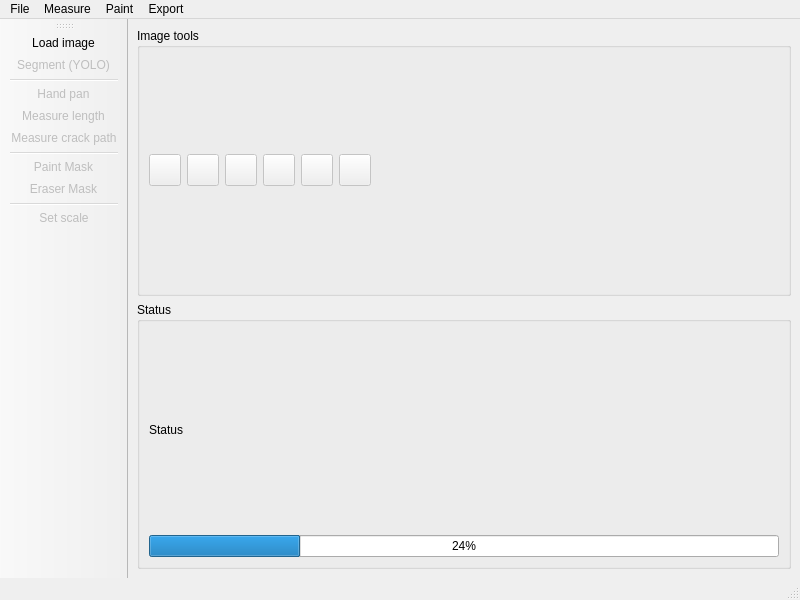
<?xml version="1.0" encoding="UTF-8"?>
<ui version="4.0">
 <class>MainWindow</class>
 <widget class="QMainWindow" name="MainWindow">
  <property name="geometry">
   <rect>
    <x>0</x>
    <y>0</y>
    <width>800</width>
    <height>600</height>
   </rect>
  </property>
  <property name="windowTitle">
   <string>MainWindow</string>
  </property>
  <widget class="QWidget" name="centralwidget">
   <layout class="QVBoxLayout" name="verticalLayout_2">
    <item>
     <layout class="QVBoxLayout" name="verticalLayout">
      <item>
       <widget class="QGroupBox" name="groupBox">
        <property name="title">
         <string>Image tools</string>
        </property>
        <layout class="QHBoxLayout" name="horizontalLayout_2">
         <item>
          <widget class="QPushButton" name="pushButton_show_image">
           <property name="enabled">
            <bool>false</bool>
           </property>
           <property name="minimumSize">
            <size>
             <width>32</width>
             <height>32</height>
            </size>
           </property>
           <property name="maximumSize">
            <size>
             <width>32</width>
             <height>32</height>
            </size>
           </property>
           <property name="toolTip">
            <string>Show/hide original image</string>
           </property>
           <property name="text">
            <string/>
           </property>
           <property name="checkable">
            <bool>true</bool>
           </property>
          </widget>
         </item>
         <item>
          <widget class="QPushButton" name="pushButton_show_mask">
           <property name="enabled">
            <bool>false</bool>
           </property>
           <property name="minimumSize">
            <size>
             <width>32</width>
             <height>32</height>
            </size>
           </property>
           <property name="maximumSize">
            <size>
             <width>32</width>
             <height>32</height>
            </size>
           </property>
           <property name="toolTip">
            <string>Show/hide segmentation masks</string>
           </property>
           <property name="text">
            <string/>
           </property>
           <property name="checkable">
            <bool>true</bool>
           </property>
          </widget>
         </item>
         <item>
          <widget class="QPushButton" name="pushButton_show_skel">
           <property name="enabled">
            <bool>false</bool>
           </property>
           <property name="minimumSize">
            <size>
             <width>32</width>
             <height>32</height>
            </size>
           </property>
           <property name="maximumSize">
            <size>
             <width>32</width>
             <height>32</height>
            </size>
           </property>
           <property name="toolTip">
            <string>Show/hide skeleton representation of cracks</string>
           </property>
           <property name="text">
            <string/>
           </property>
           <property name="checkable">
            <bool>true</bool>
           </property>
          </widget>
         </item>
         <item>
          <widget class="QPushButton" name="pushButton_show_linemeas">
           <property name="enabled">
            <bool>false</bool>
           </property>
           <property name="minimumSize">
            <size>
             <width>32</width>
             <height>32</height>
            </size>
           </property>
           <property name="maximumSize">
            <size>
             <width>32</width>
             <height>32</height>
            </size>
           </property>
           <property name="toolTip">
            <string>Show/hide all measurements</string>
           </property>
           <property name="text">
            <string/>
           </property>
           <property name="checkable">
            <bool>true</bool>
           </property>
          </widget>
         </item>
         <item>
          <widget class="QPushButton" name="pushButton_export">
           <property name="enabled">
            <bool>false</bool>
           </property>
           <property name="minimumSize">
            <size>
             <width>32</width>
             <height>32</height>
            </size>
           </property>
           <property name="maximumSize">
            <size>
             <width>32</width>
             <height>32</height>
            </size>
           </property>
           <property name="toolTip">
            <string>Save entire image</string>
           </property>
           <property name="text">
            <string/>
           </property>
          </widget>
         </item>
         <item>
          <widget class="QPushButton" name="pushButton_export_view">
           <property name="enabled">
            <bool>false</bool>
           </property>
           <property name="minimumSize">
            <size>
             <width>32</width>
             <height>32</height>
            </size>
           </property>
           <property name="maximumSize">
            <size>
             <width>32</width>
             <height>32</height>
            </size>
           </property>
           <property name="toolTip">
            <string>Export current view as image</string>
           </property>
           <property name="text">
            <string/>
           </property>
          </widget>
         </item>
         <item>
          <spacer name="horizontalSpacer">
           <property name="orientation">
            <enum>Qt::Horizontal</enum>
           </property>
           <property name="sizeHint" stdset="0">
            <size>
             <width>40</width>
             <height>20</height>
            </size>
           </property>
          </spacer>
         </item>
        </layout>
       </widget>
      </item>
     </layout>
    </item>
    <item>
     <widget class="QGroupBox" name="groupBox_3">
      <property name="title">
       <string>Status</string>
      </property>
      <layout class="QVBoxLayout" name="verticalLayout_3">
       <item>
        <widget class="QLabel" name="label_status">
         <property name="minimumSize">
          <size>
           <width>200</width>
           <height>0</height>
          </size>
         </property>
         <property name="maximumSize">
          <size>
           <width>1677777</width>
           <height>16777215</height>
          </size>
         </property>
         <property name="text">
          <string>Status</string>
         </property>
        </widget>
       </item>
       <item>
        <widget class="QProgressBar" name="progressBar">
         <property name="minimumSize">
          <size>
           <width>301</width>
           <height>0</height>
          </size>
         </property>
         <property name="maximumSize">
          <size>
           <width>16777215</width>
           <height>16777215</height>
          </size>
         </property>
         <property name="value">
          <number>24</number>
         </property>
        </widget>
       </item>
      </layout>
     </widget>
    </item>
   </layout>
  </widget>
  <widget class="QMenuBar" name="menubar">
   <property name="geometry">
    <rect>
     <x>0</x>
     <y>0</y>
     <width>800</width>
     <height>26</height>
    </rect>
   </property>
   <widget class="QMenu" name="menuFile">
    <property name="title">
     <string>File</string>
    </property>
    <addaction name="actionLoad_image"/>
   </widget>
   <widget class="QMenu" name="menuMeasure">
    <property name="title">
     <string>Measure</string>
    </property>
    <addaction name="actionMeasure"/>
    <addaction name="actionMeasure_path"/>
   </widget>
   <widget class="QMenu" name="menuPaint">
    <property name="title">
     <string>Paint</string>
    </property>
    <addaction name="actionPaint_mask"/>
    <addaction name="actionEraser_mask"/>
   </widget>
   <widget class="QMenu" name="menuExport">
    <property name="title">
     <string>Export</string>
    </property>
    <addaction name="actionExport_dxf"/>
    <addaction name="actionExport_as_annotation"/>
   </widget>
   <addaction name="menuFile"/>
   <addaction name="menuMeasure"/>
   <addaction name="menuPaint"/>
   <addaction name="menuExport"/>
  </widget>
  <widget class="QStatusBar" name="statusbar"/>
  <widget class="QToolBar" name="toolBar">
   <property name="windowTitle">
    <string>toolBar</string>
   </property>
   <property name="toolButtonStyle">
    <enum>Qt::ToolButtonTextUnderIcon</enum>
   </property>
   <attribute name="toolBarArea">
    <enum>LeftToolBarArea</enum>
   </attribute>
   <attribute name="toolBarBreak">
    <bool>false</bool>
   </attribute>
   <addaction name="actionLoad_image"/>
   <addaction name="actionSegment"/>
   <addaction name="separator"/>
   <addaction name="actionHand_selector"/>
   <addaction name="actionMeasure"/>
   <addaction name="actionMeasure_path"/>
   <addaction name="separator"/>
   <addaction name="actionPaint_mask"/>
   <addaction name="actionEraser_mask"/>
   <addaction name="separator"/>
   <addaction name="actionSet_scale"/>
  </widget>
  <action name="actionLoad_image">
   <property name="text">
    <string>Load image</string>
   </property>
  </action>
  <action name="actionSegment">
   <property name="enabled">
    <bool>false</bool>
   </property>
   <property name="text">
    <string>Segment (YOLO)</string>
   </property>
  </action>
  <action name="actionMeasure">
   <property name="checkable">
    <bool>true</bool>
   </property>
   <property name="enabled">
    <bool>false</bool>
   </property>
   <property name="text">
    <string>Measure length</string>
   </property>
  </action>
  <action name="actionHand_selector">
   <property name="checkable">
    <bool>true</bool>
   </property>
   <property name="checked">
    <bool>false</bool>
   </property>
   <property name="enabled">
    <bool>false</bool>
   </property>
   <property name="text">
    <string>Hand pan</string>
   </property>
  </action>
  <action name="actionSet_scale">
   <property name="enabled">
    <bool>false</bool>
   </property>
   <property name="text">
    <string>Set scale</string>
   </property>
  </action>
  <action name="actionMeasure_path">
   <property name="checkable">
    <bool>true</bool>
   </property>
   <property name="enabled">
    <bool>false</bool>
   </property>
   <property name="text">
    <string>Measure crack path</string>
   </property>
   <property name="toolTip">
    <string>Measure a crack path between two nodes</string>
   </property>
  </action>
  <action name="actionPaint_mask">
   <property name="checkable">
    <bool>true</bool>
   </property>
   <property name="enabled">
    <bool>false</bool>
   </property>
   <property name="text">
    <string>Paint Mask</string>
   </property>
  </action>
  <action name="actionEraser_mask">
   <property name="checkable">
    <bool>true</bool>
   </property>
   <property name="enabled">
    <bool>false</bool>
   </property>
   <property name="text">
    <string>Eraser Mask</string>
   </property>
  </action>
  <action name="actionExport_dxf">
   <property name="enabled">
    <bool>false</bool>
   </property>
   <property name="text">
    <string>Export dxf</string>
   </property>
  </action>
  <action name="actionExport_as_annotation">
   <property name="text">
    <string>Export as annotation</string>
   </property>
  </action>
 </widget>
 <resources/>
 <connections/>
</ui>
